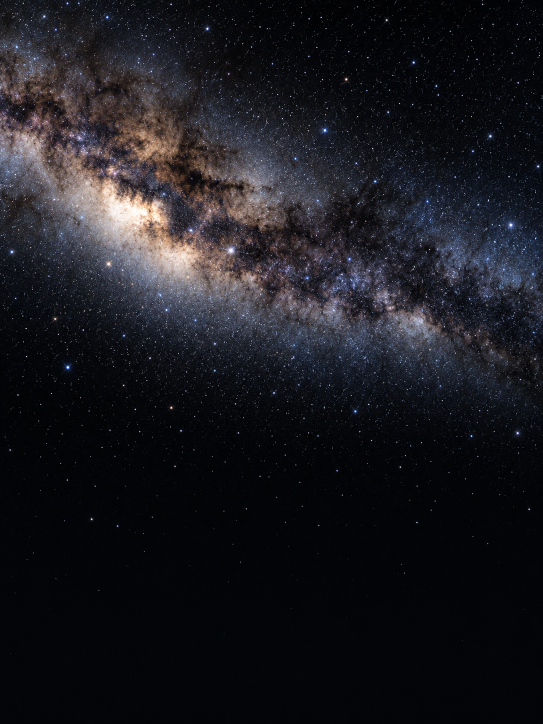
#> input picture assets/galaxy-sky.png, 1086 x 1448 px (shown at 1/2 size)
$ python sample-galaxy.py
#> lines starting #> are read from the running program, lines starting #| are printed output that depends on the picture
"""读取底图中的亮星与星带走向；只分析像素，不修改图片。"""
from pathlib import Path
from PIL import Image, ImageFilter, ImageOps
import json
import math

root = Path(__file__).resolve().parents[1]
image = Image.open(root / "assets/galaxy-sky.png").convert("RGB")
#> image is the input picture: PIL image 1086x1448 RGB; mean R, G, B 26.2, 26.1, 31.2
width, height = image.size
#> width = 1086; height = 1448
luma = ImageOps.grayscale(image)
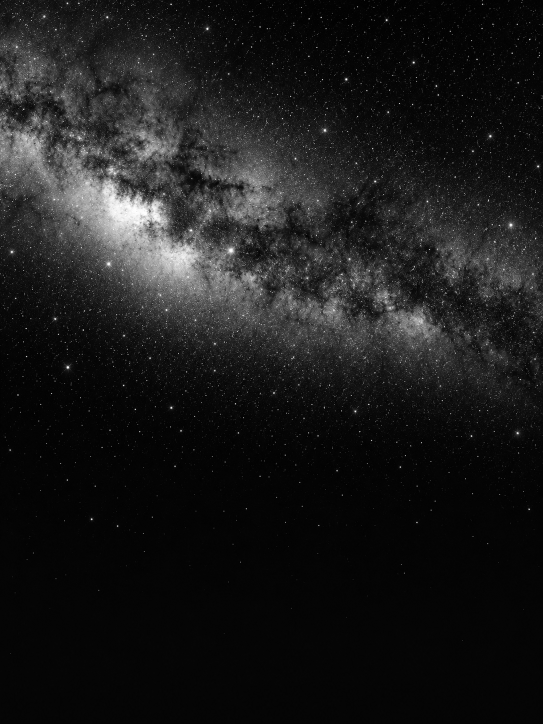
#> luma: PIL image 1086x1448 L (shown at 1/2 size); min 0, max 255, mean 26.7
local_max = luma.filter(ImageFilter.MaxFilter(5))
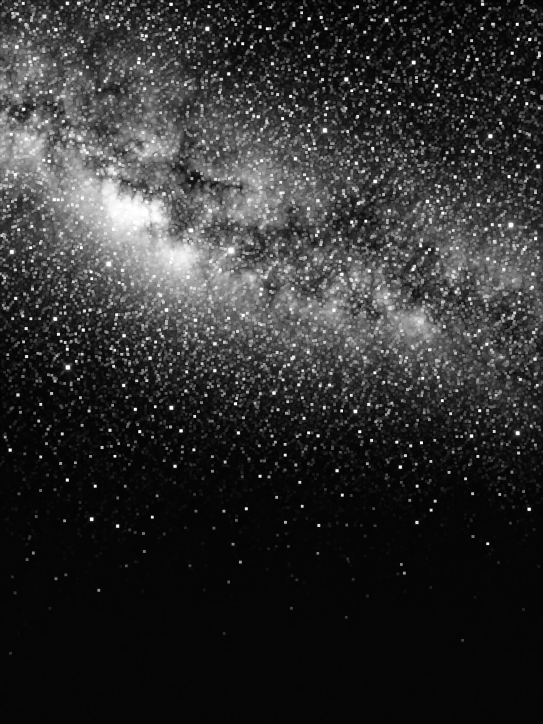
#> local_max: PIL image 1086x1448 L (shown at 1/2 size); min 2, max 255, mean 47.9
surrounding = luma.filter(ImageFilter.GaussianBlur(3))
cloud_light = luma.filter(ImageFilter.GaussianBlur(width * .022)).load()
light, maximum, background = luma.load(), local_max.load(), surrounding.load()
candidates = []
for y in range(int(height * .035), int(height * .6)):
    for x in range(int(width * .025), int(width * .975)):
        value = light[x, y]
        contrast = value - background[x, y]
        if value >= 55 and value == maximum[x, y] and contrast >= 25:
            candidates.append((contrast * .65 + value * .35, x, y, value))
#> after the loop, candidates = 12049 items, first 6: (45.25, 365, 50, 55), (208.3, 587, 50, 222), (102.8, 697, 50, 108), (130.9, 54, 51, 166), (46.9, 80, 51, 69), (39.4, 209, 51, 55)
candidates.sort(reverse=True)
stars = []
for score, x, y, value in candidates:
    px, py = x / width, y / height
    if any(math.hypot((px - star[0]) * 660, (py - star[1]) * 880) < 12 for star in stars):
        continue
    color = image.getpixel((x, y))
    scale = 255 / max(color)
    stars.append([round(px, 6), round(py, 6), *[round(v * scale) for v in color],
                  round(score / 255, 4), round(cloud_light[x, y] / 255, 4)])
    if len(stars) == 320:
        break
#> this loop made 418 passes
#> (score, x, y, value, px, py, color, scale) on passes 1 to 3: (241.6, 534, 57, 254, 0.492, 0.0394, (250, 255, 255), 1), (241.3, 719, 863, 255, 0.662, 0.596, (255, 255, 255), 1), (241.3, 134, 698, 255, 0.123, 0.482, (255, 255, 255), 1)
#> after the loop, stars = 320 items
if len(stars) < 160:
    raise ValueError(f"只有 {len(stars)} 个有效亮星坐标，不能建立飞行落点")

# 从连续星云的亮度分布取中轴及两侧宽度，过滤单颗亮星造成的偏移。
# 只输出几何数据，页面渐显仍使用完整原图，不叠加一条人工光带。
cloud_profile = luma.filter(ImageFilter.GaussianBlur(width * .028)).load()
ridge = []
for i in range(33):
    x = min(width - 1, round(width * i / 32))
    column = [(y, max(0, cloud_profile[x, y] - 10) ** 1.6)
              for y in range(int(height * .08), int(height * .65))]
    total = sum(value for _, value in column)
    if not total:
        raise ValueError(f"底图横向 {i}/32 处无法提取星带走向")
    center = sum(y * value for y, value in column) / total
    accumulated, bounds = 0, []
    for y, value in column:
        accumulated += value
        if len(bounds) < 2 and accumulated >= total * [.12, .88][len(bounds)]:
            bounds.append(y)
    ridge.append([center, max(height * .045, center - bounds[0]),
                  max(height * .045, bounds[1] - center)])
#> this loop made 33 passes
#> (total, center) on passes 1 to 12: (320906.3, 287.6), (330200.6, 292.2), (341319.5, 306.1), (362721.9, 331.7), (432897.8, 357.1), (530765.2, 380.6), (638301.3, 403.2), (739063.7, 416.9), (790874.8, 423.3), (763431.9, 433.6), (648153.5, 457.2), (522262.3, 481.3)
#> after the loop, ridge = 33 items, first 6: [287.6, 116.6, 95.39], [292.2, 122.2, 97.76], [306.1, 130.1, 110.9], [331.7, 137.7, 117.3], [357.1, 134.1, 109.9], [380.6, 119.6, 102.4]

# 平滑相邻位置的走向和宽窄，避免两侧展开时出现折痕。
smoothed_ridge = []
for i in range(len(ridge)):
    neighbors = [(j, math.exp(-.5 * ((j - i) / 1.25) ** 2))
                 for j in range(max(0, i - 4), min(len(ridge), i + 5))]
    weight = sum(value for _, value in neighbors)
    smoothed_ridge.append([round(i / 32, 6)] + [
        round(sum(ridge[j][axis] * value for j, value in neighbors) / weight / height, 6)
        for axis in range(3)])
#> this loop made 33 passes
#> weight on passes 2 to 13: 2.79, 3.07, 3.13, 3.13, 3.13, 3.13, 3.13, 3.13, 3.13, 3.13, 3.13, 3.13
#> (neighbors, weight) on pass 1: ([(0, 1), (1, 0.726), (2, 0.278), (3, 0.0561), (4, 0.00598)], 2.07)
#> after the loop, smoothed_ridge = 33 items, first 6: [0, 0.202, 0.0836, 0.0683], [0.0312, 0.207, 0.086, 0.071], [0.0625, 0.216, 0.089, 0.0743], [0.0938, 0.23, 0.0905, 0.0761], [0.125, 0.246, 0.0885, 0.0749], [0.156, 0.261, 0.0841, 0.0721]
output = root / "assets/galaxy-stars.js"
output.write_text("// 从 galaxy-sky.png 读取的亮星位置与颜色，不是星座目录。\n"
                  + "const GALAXY_STARS = " + json.dumps(stars, separators=(",", ":")) + ";\n"
                  + "// 横向位置、星带中轴高度、上侧宽度、下侧宽度，均按画幅归一化。\n"
                  + "const GALAXY_RIDGE = " + json.dumps(smoothed_ridge, separators=(",", ":")) + ";\n")
print(f"已读取 {len(stars)} 颗亮星坐标和 {len(smoothed_ridge)} 处星带走向，原图保持不变。")
#| 已读取 320 颗亮星坐标和 33 处星带走向，原图保持不变。
